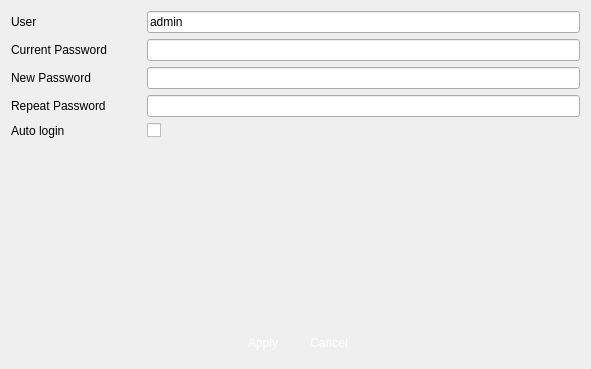
<?xml version="1.0" encoding="UTF-8"?>
<ui version="4.0">
 <class>VSCUser</class>
 <widget class="QWidget" name="VSCUser">
  <property name="geometry">
   <rect>
    <x>0</x>
    <y>0</y>
    <width>591</width>
    <height>369</height>
   </rect>
  </property>
  <property name="windowTitle">
   <string>Master Hard Disk Selecting</string>
  </property>
  <property name="windowIcon">
   <iconset>
    <normaloff>:/logo/resources/vscsmall.jpg</normaloff>:/logo/resources/vscsmall.jpg</iconset>
  </property>
  <layout class="QVBoxLayout" name="verticalLayout">
   <item>
    <layout class="QGridLayout" name="gridLayout">
     <property name="horizontalSpacing">
      <number>40</number>
     </property>
     <item row="2" column="2">
      <widget class="QLineEdit" name="newPasswd">
       <property name="maximumSize">
        <size>
         <width>16777215</width>
         <height>16777215</height>
        </size>
       </property>
       <property name="echoMode">
        <enum>QLineEdit::Password</enum>
       </property>
       <property name="readOnly">
        <bool>false</bool>
       </property>
      </widget>
     </item>
     <item row="4" column="2">
      <widget class="QCheckBox" name="autoLogin">
       <property name="text">
        <string/>
       </property>
      </widget>
     </item>
     <item row="4" column="0">
      <widget class="QLabel" name="label_3">
       <property name="text">
        <string>Auto login</string>
       </property>
      </widget>
     </item>
     <item row="0" column="2">
      <widget class="QLineEdit" name="user">
       <property name="text">
        <string>admin</string>
       </property>
       <property name="readOnly">
        <bool>true</bool>
       </property>
      </widget>
     </item>
     <item row="0" column="0">
      <widget class="QLabel" name="label">
       <property name="text">
        <string>User</string>
       </property>
      </widget>
     </item>
     <item row="1" column="0">
      <widget class="QLabel" name="label_2">
       <property name="text">
        <string>Current Password</string>
       </property>
      </widget>
     </item>
     <item row="1" column="2">
      <widget class="QLineEdit" name="curPasswd">
       <property name="maximumSize">
        <size>
         <width>16777215</width>
         <height>16777215</height>
        </size>
       </property>
       <property name="echoMode">
        <enum>QLineEdit::Password</enum>
       </property>
       <property name="readOnly">
        <bool>false</bool>
       </property>
      </widget>
     </item>
     <item row="2" column="0">
      <widget class="QLabel" name="label_4">
       <property name="text">
        <string>New Password</string>
       </property>
      </widget>
     </item>
     <item row="3" column="0">
      <widget class="QLabel" name="label_5">
       <property name="text">
        <string>Repeat Password</string>
       </property>
      </widget>
     </item>
     <item row="3" column="2">
      <widget class="QLineEdit" name="repeatPasswd">
       <property name="maximumSize">
        <size>
         <width>16777215</width>
         <height>16777215</height>
        </size>
       </property>
       <property name="echoMode">
        <enum>QLineEdit::Password</enum>
       </property>
       <property name="readOnly">
        <bool>false</bool>
       </property>
      </widget>
     </item>
    </layout>
   </item>
   <item>
    <spacer name="verticalSpacer">
     <property name="orientation">
      <enum>Qt::Vertical</enum>
     </property>
     <property name="sizeHint" stdset="0">
      <size>
       <width>20</width>
       <height>40</height>
      </size>
     </property>
    </spacer>
   </item>
   <item>
    <layout class="QHBoxLayout" name="horizontalLayout">
     <item>
      <spacer name="horizontalSpacer">
       <property name="orientation">
        <enum>Qt::Horizontal</enum>
       </property>
       <property name="sizeHint" stdset="0">
        <size>
         <width>40</width>
         <height>20</height>
        </size>
       </property>
      </spacer>
     </item>
     <item>
      <widget class="QPushButton" name="pushButtonApply">
       <property name="minimumSize">
        <size>
         <width>60</width>
         <height>30</height>
        </size>
       </property>
       <property name="maximumSize">
        <size>
         <width>60</width>
         <height>30</height>
        </size>
       </property>
       <property name="styleSheet">
        <string notr="true">QPushButton { 
border:none;
color:white;
background-image: url(:/action/resources/button.png);}
QPushButton:hover {
	background-image: url(:/action/resources/buttonpress.png);}
QPushButton:pressed {
	background-image: url(:/action/resources/buttonpress.png);}
</string>
       </property>
       <property name="text">
        <string>Apply</string>
       </property>
       <property name="iconSize">
        <size>
         <width>60</width>
         <height>40</height>
        </size>
       </property>
      </widget>
     </item>
     <item>
      <widget class="QPushButton" name="pushButtonCancel">
       <property name="minimumSize">
        <size>
         <width>60</width>
         <height>30</height>
        </size>
       </property>
       <property name="maximumSize">
        <size>
         <width>60</width>
         <height>30</height>
        </size>
       </property>
       <property name="styleSheet">
        <string notr="true">QPushButton { 
border:none;
color:white;
background-image: url(:/action/resources/button.png);}
QPushButton:hover {
	background-image: url(:/action/resources/buttonpress.png);}
QPushButton:pressed {
	background-image: url(:/action/resources/buttonpress.png);}
</string>
       </property>
       <property name="text">
        <string>Cancel</string>
       </property>
       <property name="iconSize">
        <size>
         <width>60</width>
         <height>40</height>
        </size>
       </property>
      </widget>
     </item>
     <item>
      <spacer name="horizontalSpacer_2">
       <property name="orientation">
        <enum>Qt::Horizontal</enum>
       </property>
       <property name="sizeHint" stdset="0">
        <size>
         <width>40</width>
         <height>20</height>
        </size>
       </property>
      </spacer>
     </item>
    </layout>
   </item>
  </layout>
 </widget>
 <resources>
  <include location="../main/vscmainwindows.qrc"/>
 </resources>
 <connections/>
</ui>
